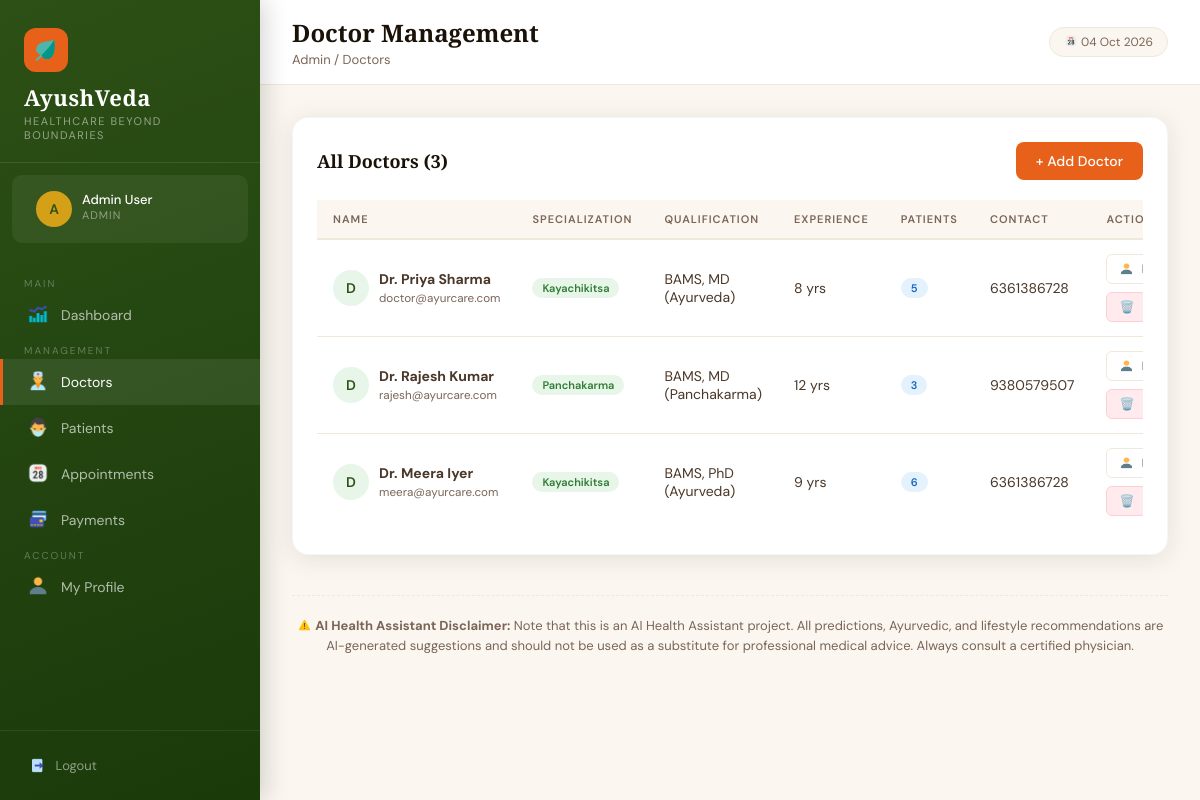
The app's page /admin/doctors (signed in), older data.
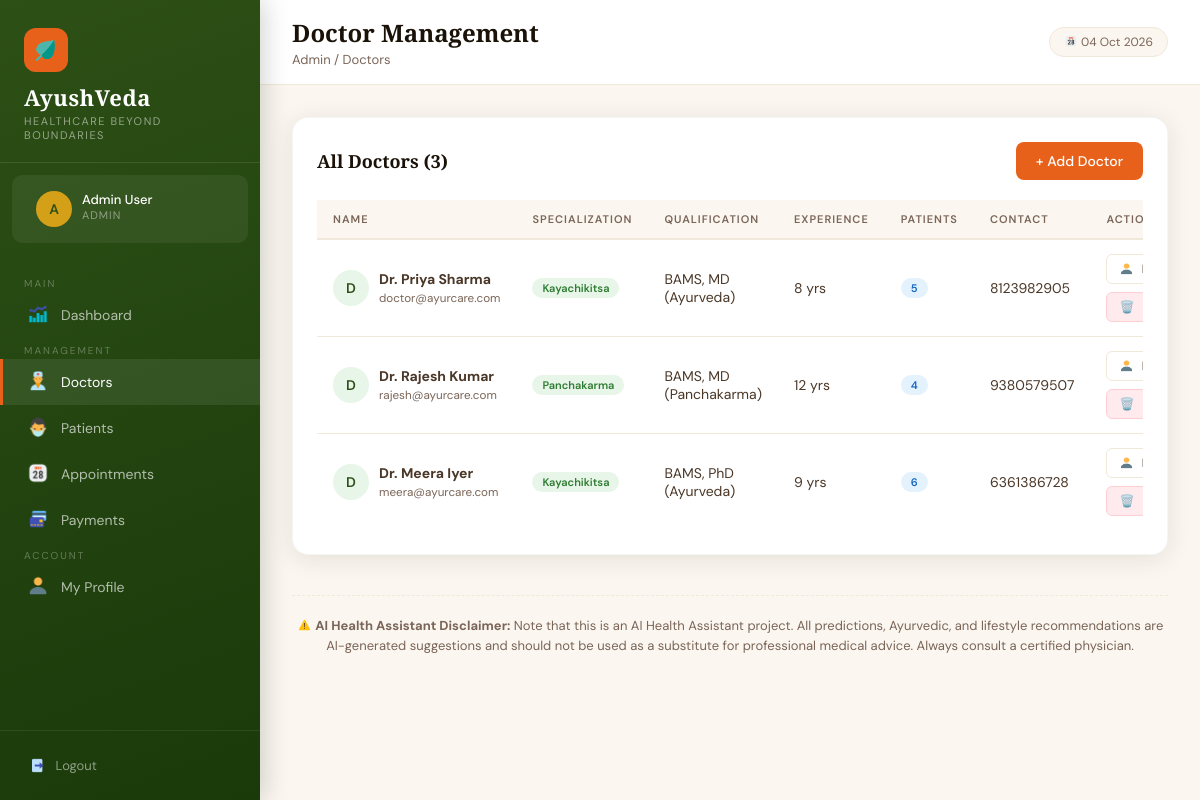
The same page, newer data.
### tables this page shows
CREATE TABLE doctors (
            id INTEGER PRIMARY KEY AUTOINCREMENT,
            name TEXT NOT NULL,
            email TEXT UNIQUE NOT NULL,
            password TEXT NOT NULL,
            phone TEXT,
            specialization TEXT,
            qualification TEXT,
            experience INTEGER DEFAULT 0,
            created_at TIMESTAMP DEFAULT CURRENT_TIMESTAMP
        );

### app.py (the view)
@app.route('/admin/doctors')
@login_required('admin')
def admin_doctors():
    conn = get_db()
    doctors = conn.execute("SELECT *, (SELECT COUNT(*) FROM patients WHERE doctor_id=doctors.id) as patient_count FROM doctors").fetchall()
    conn.close()
    return render_template('admin/doctors.html', doctors=doctors)

### app.py (called while the page is built)
@app.context_processor
def inject_now():
    return {'now': datetime.now().strftime('%d %b %Y')}

def get_db():
    if os.environ.get('VERCEL') and not os.path.exists(DB_PATH):
        orig_db = os.path.join(BASE_DIR, 'ayurcare.db')
        if os.path.exists(orig_db):
            import shutil
            shutil.copyfile(orig_db, DB_PATH)
    conn = sqlite3.connect(DB_PATH)
    conn.row_factory = sqlite3.Row
    return conn

def login_required(role):
    def decorator(f):
        @wraps(f)
        def wrapper(*args, **kwargs):
            if session.get('role') != role:
                flash('Please login to continue.', 'error')
                return redirect(url_for(f'{role}_login'))
            return f(*args, **kwargs)
        return wrapper
    return decorator

### templates/admin/doctors.html (shortened to what this page needs)
{% extends 'base.html' %}
{% block page_title %}Doctor Management{% endblock %}
{% block breadcrumb %}Admin / Doctors{% endblock %}
{% block nav %}
<span class="nav-section-label">Main</span>
<a href="/admin/dashboard" class="nav-link"><span class="icon"><img src="/static/images/dashboard_icon.png" style="height:1.2em;width:1.2em;vertical-align:-0.2em;"></span> Dashboard</a>
<span class="nav-section-label">Management</span>
<a href="/admin/doctors" class="nav-link active"><span class="icon"><img src="/static/images/doctors_icon.png" style="height:1.2em;width:1.2em;vertical-align:-0.2em;"></span> Doctors</a>
<a href="/admin/patients" class="nav-link"><span class="icon"><img src="/static/images/patients_icon.png" style="height:1.2em;width:1.2em;vertical-align:-0.2em;"></span> Patients</a>
<a href="/admin/appointments" class="nav-link"><span class="icon"><img src="/static/images/appointments_icon.png" style="height:1.2em;width:1.2em;vertical-align:-0.2em;"></span> Appointments</a>
<a href="/admin/payments" class="nav-link"><span class="icon"><img src="/static/images/card_icon.png" style="height:1.2em;width:1.2em;vertical-align:-0.2em;"></span> Payments</a>
<span class="nav-section-label">Account</span>
<a href="/admin/profile" class="nav-link"><span class="icon"><img src="/static/images/profile_icon.png" style="height:1.2em;width:1.2em;vertical-align:-0.2em;"></span> My Profile</a>
{% endblock %}
{% block content %}
<div class="card">
    <div class="card-header">
        <h3 class="card-title">All Doctors ({{ doctors|length }})</h3>
        <a href="/admin/doctors/add" class="btn btn-primary">+ Add Doctor</a>
    </div>
    <div class="table-wrap">
        <table>
            <thead><tr><th>Name</th><th>Specialization</th><th>Qualification</th><th>Experience</th><th>Patients</th><th>Contact</th><th>Actions</th></tr></thead>
            <tbody>
            {% for d in doctors %}
            <tr>
                <td>
                    <div style="display:flex;align-items:center;gap:10px">
                        <div style="width:36px;height:36px;background:#E8F5E9;border-radius:50%;display:flex;align-items:center;justify-content:center;font-weight:600;color:#2D5016;font-size:14px">{{ d.name[0] }}</div>
                        <div><strong>{{ d.name }}</strong><br><small style="color:#7A6558">{{ d.email }}</small></div>
                    </div>
                </td>
                <td><span class="badge badge-green">{{ d.specialization or 'General' }}</span></td>
                <td>{{ d.qualification or '—' }}</td>
                <td>{{ d.experience or 0 }} yrs</td>
                <td><span class="badge badge-blue">{{ d.patient_count }}</span></td>
                <td>{{ d.phone or '—' }}</td>
                <td>
                    <div class="btn-group">
                        <a href="/admin/doctors/edit/{{ d.id }}" class="btn btn-outline btn-sm"><img src="/static/images/profile_icon.png" style="height:1.2em;width:1.2em;vertical-align:-0.2em;"> Edit</a>
                        <a href="/admin/doctors/delete/{{ d.id }}" class="btn btn-danger btn-sm" onclick="return confirm('Delete this doctor?')">🗑️</a>
                    </div>
                </td>
            </tr>
            {% else %}
            <tr><td colspan="7" style="text-align:center;padding:48px;color:#7A6558">No doctors registered yet. <a href="/admin/doctors/add" style="color:#E8611A">Add one →</a></td></tr>
            {% endfor %}
            </tbody>
        </table>
    </div>
</div>
{% endblock %}

Row changes from the older to the newer data that the page shows:
changed doctors "Dr. Priya Sharma": phone "6361386728" → "8123982905"
computed for doctors "Dr. Rajesh Kumar": patient_count "3" → "4"
